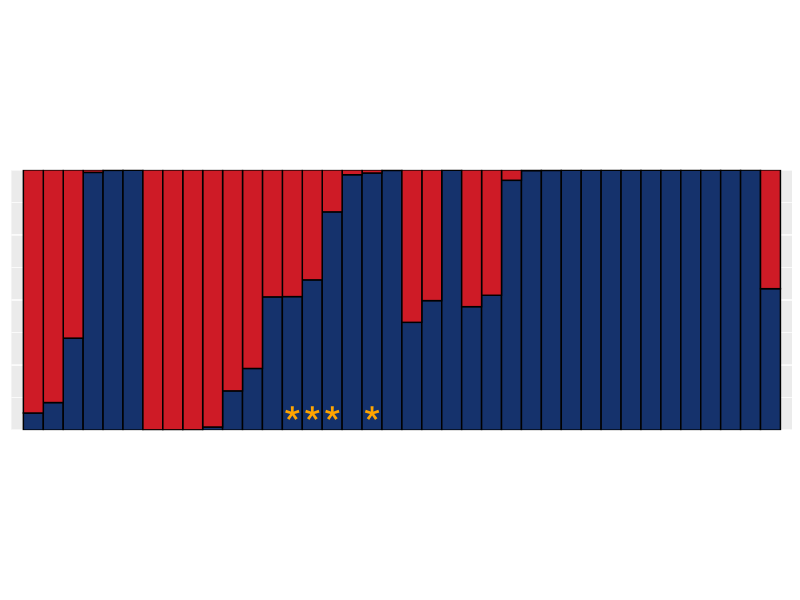

R code for this plot:
# This code corresponds to Fig S16 in Alexander et al.
# It creates Fig. 6 (grouping, displaying, and contrasting STRUCTURE 
# assignments between birds of different song types) in the main manuscript 
# of Alexander et al.

# 1. Loading required library
library(tidyverse)

# 2. Setwd
setwd("chickadee/output/")

# 3. Reading in data (tab delimited), dropping last blank row and filtering for samples where song data available
temp <- read_tsv("../data/Table_S1.txt")
temp <- temp[1:165,]
temp <- temp %>% filter(!is.na(Song_summary))  %>% arrange(desc(BC_genetic_cluster_assignment)) %>% arrange(Song_summary)

# 4. Expanding dataset into "long" format 
longtemp <- gather(temp,cluster_assignment,assignment_value,c(BC_genetic_cluster_assignment,CC_genetic_cluster_assignment)) %>% arrange(assignment_value) %>% arrange(desc(cluster_assignment)) %>% arrange(Song_summary)

# 5. Creating structure plot based on "long" format and annotating Appleton City samples
# Saving as 1000 pixels wide, preserving aspect ratio as Fig_6.png (in output folder)
ggplot(longtemp, aes(fill=cluster_assignment,y=assignment_value,x=factor(longtemp$Catalog_number,levels=as.numeric(temp$Catalog_number)))) +
  geom_bar(stat="identity",color="black",width=1) + theme (legend.position="none", axis.text = element_blank(),axis.title=element_blank(), axis.ticks = element_blank()) + scale_y_continuous(limits=c(0,1),expand = c(0, 0)) +
  theme(aspect.ratio = 1/3) +
  scale_x_discrete(limits=temp$Catalog_number) +
  scale_fill_manual(values = (c("#CE1B26","#15326C"))) +
  annotate("text",x=as.character(as.matrix(temp %>% filter(str_detect(Specific_locality,"Appleton City")) %>% select(Catalog_number))),y=0.025,label="*",color="orange",size=12)

# 6. Extracting information for doing t-tests etc
# Mean and SD for black-capped genetic for black-capped singing birds
temp %>% filter(Song_summary=="PUREBC") %>% group_by(Song_summary) %>% summarise(mean(BC_genetic_cluster_assignment),sd(BC_genetic_cluster_assignment))

# Mean and SD for Carolina genetic for Carolina singing birds
temp %>% filter(Song_summary=="PURECC") %>% group_by(Song_summary) %>% summarise(mean(CC_genetic_cluster_assignment),sd(CC_genetic_cluster_assignment))

# t.test
t.test((as.numeric(as.matrix(temp %>% filter(Song_summary=="PUREBC") %>% select(BC_genetic_cluster_assignment)))),(as.numeric(as.matrix(temp %>% filter(Song_summary=="PURECC") %>% select(CC_genetic_cluster_assignment)))))
